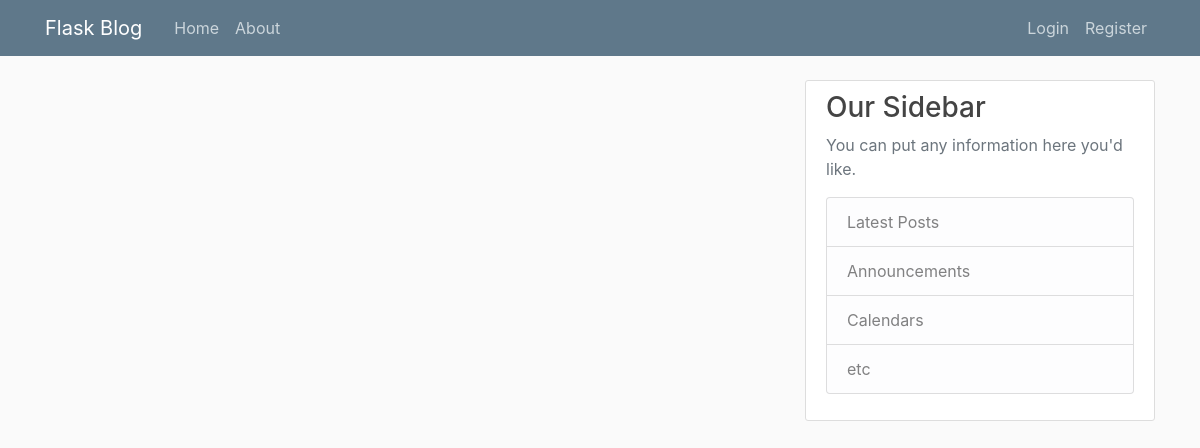
The app's page /home, older data.
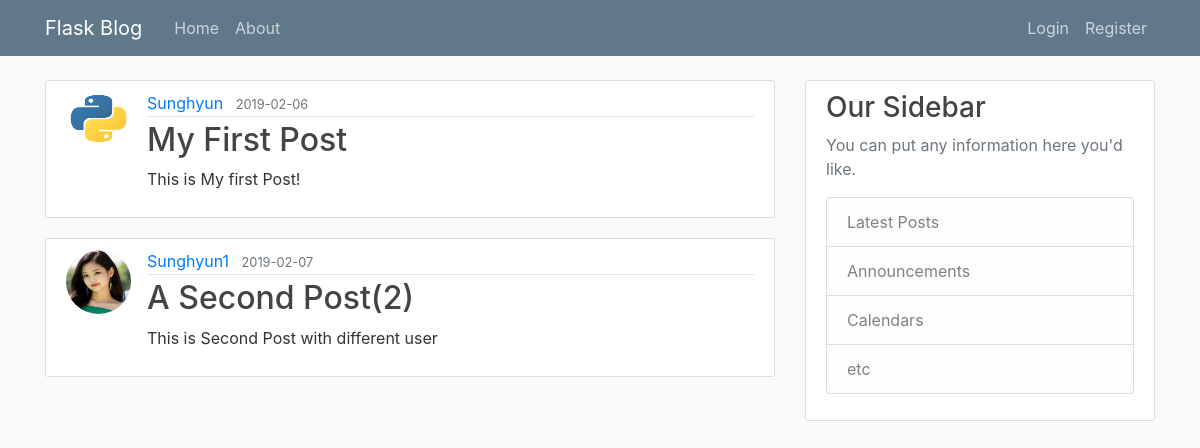
The same page, newer data.
### flaskblog/models.py (models this page shows, shortened)
class Post(db.Model):
    id = db.Column(db.Integer, primary_key=True)
    title = db.Column(db.String(100), nullable=False)
    date_posted = db.Column(db.DateTime, nullable=False, default=datetime.utcnow)
    content = db.Column(db.Text, nullable=False)
    user_id = db.Column(db.Integer, db.ForeignKey('user.id'), nullable=False)

class User(db.Model, UserMixin):
    id = db.Column(db.Integer, primary_key=True)
    username = db.Column(db.String(20), unique=True, nullable=False)
    email = db.Column(db.String(120), unique=True, nullable=False)
    image_file = db.Column(db.String(20), nullable=False, default='default.jpg')
    password = db.Column(db.String(60), nullable=False)
    posts = db.relationship('Post', backref='author', lazy=True)

### flaskblog/routes.py (the view)
@app.route("/")
@app.route("/home")
def home():
    posts = Post.query.all()
    return render_template('home.html', posts=posts)

### flaskblog/templates/home.html
{% extends "layout.html" %}
{% block content %}
    {% for post in posts %}
        <article class="media content-section">
          <img class="rounded-circle article-img" src="{{ url_for('static', filename='profile_pics/' + post.author.image_file ) }}">
          <div class="media-body">
            <div class="article-metadata">
              <a class="mr-2" href="#">{{ post.author.username }}</a>
              <small class="text-muted">{{ post.date_posted.strftime('%Y-%m-%d') }}</small>
            </div>
            <h2><a class="article-title" href="{{url_for('post', post_id=post.id) }}">{{ post.title }}</a></h2>
            <p class="article-content">{{ post.content }}</p>
          </div>
        </article>
    {% endfor %}
{% endblock content %}

### flaskblog/templates/layout.html (shortened to what this page needs)
<!DOCTYPE html>
<html>
<head>
    <link rel="stylesheet" href="https://maxcdn.bootstrapcdn.com/bootstrap/4.0.0/css/bootstrap.min.css">
    <link rel="stylesheet" type="text/css" href="{{ url_for('static', filename='main.css') }}">
</head>
<body>
    <header class="site-header">
      <nav class="navbar navbar-expand-md navbar-dark bg-steel fixed-top">
        <div class="container">
          <a class="navbar-brand mr-4" href="/">Flask Blog</a>
          <div class="collapse navbar-collapse" id="navbarToggle">
            <div class="navbar-nav mr-auto">
              <a class="nav-item nav-link" href="{{ url_for('home') }}">Home</a>
              <a class="nav-item nav-link" href="{{ url_for('about') }}">About</a>
            </div>
            <div class="navbar-nav">
              {% if current_user.is_authenticated %}
                <a class="nav-item nav-link" href="{{ url_for('new_post') }}">New Post</a>
                <a class="nav-item nav-link" href="{{ url_for('account') }}">Account</a>
                <a class="nav-item nav-link" href="{{ url_for('logout') }}">Logout</a>
              {% else %}
                <a class="nav-item nav-link" href="{{ url_for('login') }}">Login</a>
                <a class="nav-item nav-link" href="{{ url_for('register') }}">Register</a>
              {% endif %}
            </div>
          </div>
        </div>
      </nav>
    </header>
    <main role="main" class="container">
      <div class="row">
        <div class="col-md-8">
          {% block content %}{% endblock %}
        </div>
        <div class="col-md-4">
          <div class="content-section">
            <h3>Our Sidebar</h3>
            <p class='text-muted'>You can put any information here you'd like.
              <ul class="list-group">
                <li class="list-group-item list-group-item-light">Latest Posts</li>
                <li class="list-group-item list-group-item-light">Announcements</li>
                <li class="list-group-item list-group-item-light">Calendars</li>
                <li class="list-group-item list-group-item-light">etc</li>
              </ul>
            </p>
          </div>
        </div>
      </div>
    </main>
</body>
</html>

### flaskblog/static/main.css (style rules this page uses)
body { background: #fafafa; color: #333333; margin-top: 5rem; }
h1, h2, h3, h4, h5, h6 { color: #444444; }
.bg-steel { background-color: #5f788a; }
.site-header .navbar-nav .nav-link { color: #cbd5db; }
.content-section { background: #ffffff; padding: 10px 20px; border: 1px solid #dddddd; border-radius: 3px; margin-bottom: 20px; }
.article-title { color: #444444; }
.article-content { white-space: pre-line; }
.article-img { height: 65px; width: 65px; margin-right: 16px; }
.article-metadata { padding-bottom: 1px; margin-bottom: 4px; border-bottom: 1px solid #e3e3e3 }

Row changes from the older to the newer data that the page shows:
added Post: image_file (placeholder picture), author.username "Sunghyun", date_posted "2019-02-06", title "My First Post", content "This is My first Post!"
added Post: image_file (picture), author.username "Sunghyun1", date_posted "2019-02-07", title "A Second Post(2)", content "This is Second Post with different user"
